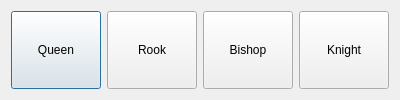
<?xml version="1.0" encoding="UTF-8"?>
<ui version="4.0">
 <class>PromotionDialog</class>
 <widget class="QDialog" name="PromotionDialog">
  <property name="geometry">
   <rect>
    <x>0</x>
    <y>0</y>
    <width>400</width>
    <height>100</height>
   </rect>
  </property>
  <property name="windowTitle">
   <string>Select promotion piece</string>
  </property>
  <property name="modal">
   <bool>true</bool>
  </property>
  <layout class="QHBoxLayout" name="horizontalLayout_2">
   <item>
    <layout class="QHBoxLayout" name="horizontalLayout">
     <item>
      <widget class="QPushButton" name="Queen">
       <property name="sizePolicy">
        <sizepolicy hsizetype="Minimum" vsizetype="Minimum">
         <horstretch>0</horstretch>
         <verstretch>0</verstretch>
        </sizepolicy>
       </property>
       <property name="text">
        <string>Queen</string>
       </property>
      </widget>
     </item>
     <item>
      <widget class="QPushButton" name="Rook">
       <property name="sizePolicy">
        <sizepolicy hsizetype="Minimum" vsizetype="Minimum">
         <horstretch>0</horstretch>
         <verstretch>0</verstretch>
        </sizepolicy>
       </property>
       <property name="text">
        <string>Rook</string>
       </property>
      </widget>
     </item>
     <item>
      <widget class="QPushButton" name="Bishop">
       <property name="sizePolicy">
        <sizepolicy hsizetype="Minimum" vsizetype="Minimum">
         <horstretch>0</horstretch>
         <verstretch>0</verstretch>
        </sizepolicy>
       </property>
       <property name="text">
        <string>Bishop</string>
       </property>
      </widget>
     </item>
     <item>
      <widget class="QPushButton" name="Knight">
       <property name="sizePolicy">
        <sizepolicy hsizetype="Minimum" vsizetype="Minimum">
         <horstretch>0</horstretch>
         <verstretch>0</verstretch>
        </sizepolicy>
       </property>
       <property name="text">
        <string>Knight</string>
       </property>
      </widget>
     </item>
    </layout>
   </item>
  </layout>
 </widget>
 <resources/>
 <connections>
  <connection>
   <sender>Knight</sender>
   <signal>clicked()</signal>
   <receiver>PromotionDialog</receiver>
   <slot>selectedKnight()</slot>
   <hints>
    <hint type="sourcelabel">
     <x>348</x>
     <y>45</y>
    </hint>
    <hint type="destinationlabel">
     <x>289</x>
     <y>94</y>
    </hint>
   </hints>
  </connection>
  <connection>
   <sender>Bishop</sender>
   <signal>clicked()</signal>
   <receiver>PromotionDialog</receiver>
   <slot>selectedBishop()</slot>
   <hints>
    <hint type="sourcelabel">
     <x>248</x>
     <y>55</y>
    </hint>
    <hint type="destinationlabel">
     <x>157</x>
     <y>95</y>
    </hint>
   </hints>
  </connection>
  <connection>
   <sender>Rook</sender>
   <signal>clicked()</signal>
   <receiver>PromotionDialog</receiver>
   <slot>selectedRook()</slot>
   <hints>
    <hint type="sourcelabel">
     <x>148</x>
     <y>44</y>
    </hint>
    <hint type="destinationlabel">
     <x>394</x>
     <y>5</y>
    </hint>
   </hints>
  </connection>
  <connection>
   <sender>Queen</sender>
   <signal>clicked()</signal>
   <receiver>PromotionDialog</receiver>
   <slot>selectedQueen()</slot>
   <hints>
    <hint type="sourcelabel">
     <x>66</x>
     <y>59</y>
    </hint>
    <hint type="destinationlabel">
     <x>44</x>
     <y>4</y>
    </hint>
   </hints>
  </connection>
 </connections>
 <slots>
  <slot>selectedKnight()</slot>
  <slot>selectedBishop()</slot>
  <slot>selectedRook()</slot>
  <slot>selectedQueen()</slot>
 </slots>
</ui>
